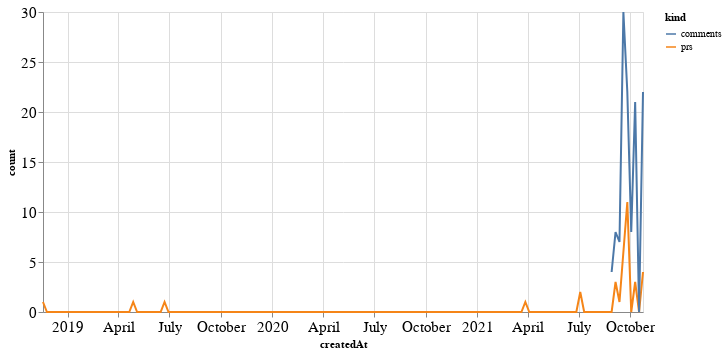

The cell this chart's notebook holds for it:
### Code cell
alt.Chart(total_time, width=600).mark_line().encode(
    x='createdAt',
    y='count',
    color='kind'
)

### Figure 1 — Vega-Lite specification as saved in the notebook (floating-point values rounded to 4 significant figures; data arrays with more than 128 entries replaced by an {"elided": "..."} marker saying what was removed)
{"config": {"axisLeft": {"labelFontSize": 15}, "axisBottom": {"labelFontSize": 15}}, "data": {"name": "data-16154c0530834758d536abf4d0d3197a"}, "mark": "line", "encoding": {"color": {"type": "nominal", "field": "kind"}, "x": {"type": "temporal", "field": "createdAt"}, "y": {"type": "quantitative", "field": "count"}}, "width": 600, "$schema": "https://vega.github.io/schema/vega-lite/v4.8.1.json", "datasets": {"data-16154c0530834758d536abf4d0d3197a": {"elided": "308 records"}}}
